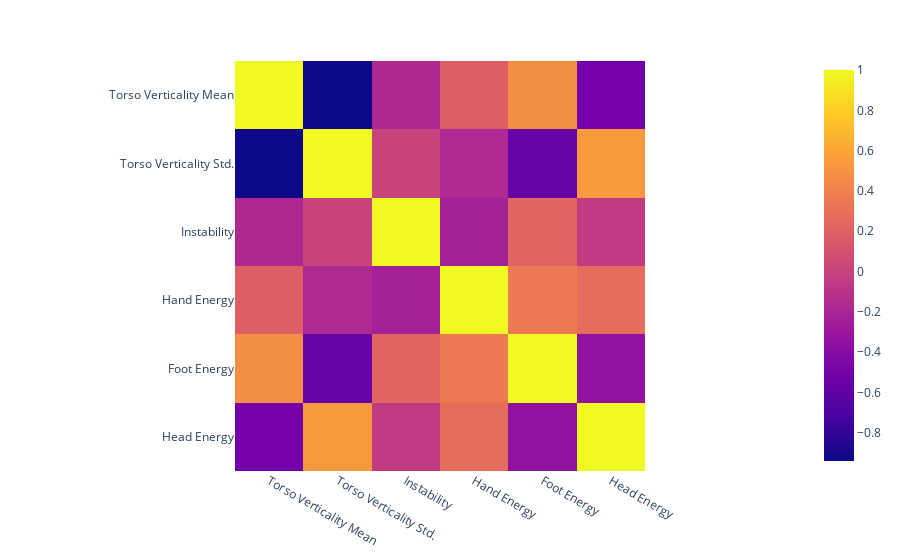

The notebook cell saved with this chart:
### Code cell
display(feature_df.corr())
px.imshow(feature_df.corr())

### Figure 1 — Plotly figure (JSON) as saved in the notebook; plotly's stock layout.template omitted (floating-point values rounded to 4 significant figures)
{"data": [{"coloraxis": "coloraxis", "hovertemplate": "x: %{x}<br>y: %{y}<br>color: %{z}<extra></extra>", "name": "0", "type": "heatmap", "x": ["Torso Verticality Mean", "Torso Verticality Std.", "Instability", "Hand Energy", "Foot Energy", "Head Energy"], "xaxis": "x", "y": ["Torso Verticality Mean", "Torso Verticality Std.", "Instability", "Hand Energy", "Foot Energy", "Head Energy"], "yaxis": "y", "z": [[1, -0.9395, -0.1793, 0.1908, 0.472, -0.4999], [-0.9395, 1, 0.006942, -0.1724, -0.5666, 0.5336], [-0.1793, 0.006942, 1, -0.2327, 0.219, -0.04863], [0.1908, -0.1724, -0.2327, 1, 0.3542, 0.2753], [0.472, -0.5666, 0.219, 0.3542, 1, -0.3434], [-0.4999, 0.5336, -0.04863, 0.2753, -0.3434, 1]]}], "layout": {"coloraxis": {"colorscale": [[0, "#0d0887"], [0.1111, "#46039f"], [0.2222, "#7201a8"], [0.3333, "#9c179e"], [0.4444, "#bd3786"], [0.5556, "#d8576b"], [0.6667, "#ed7953"], [0.7778, "#fb9f3a"], [0.8889, "#fdca26"], [1, "#f0f921"]]}, "margin": {"t": 60}, "xaxis": {"anchor": "y", "constrain": "domain", "domain": [0, 1], "scaleanchor": "y"}, "yaxis": {"anchor": "x", "autorange": "reversed", "constrain": "domain", "domain": [0, 1]}}}
